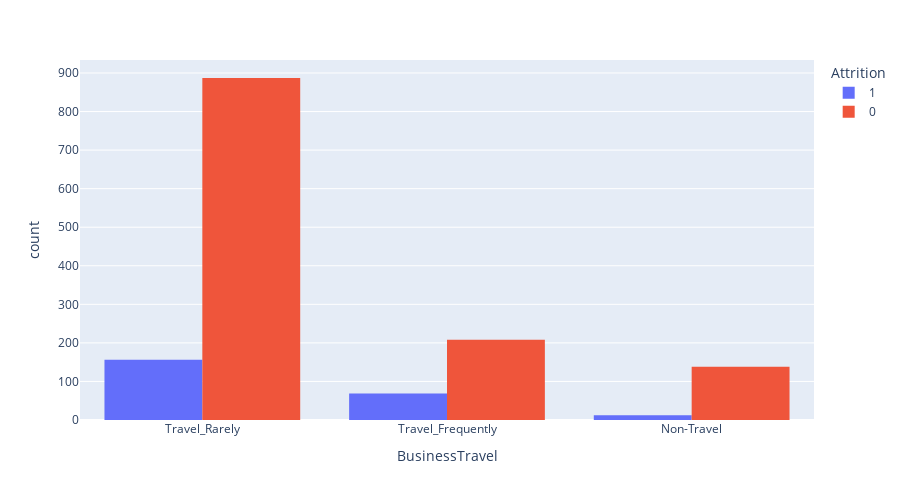

Write notebook code for a chart like this one.
### Markdown cell above
**Most employees remain in the company for 3-9 years with median being 5 years.**

### Code cell
df = px.data.tips()
fig = px.histogram(employee_data, x="BusinessTravel", 
             color='Attrition', barmode='group',
             height=500, width=900)
fig.show()

### Figure 1 — Plotly figure (JSON) as saved in the notebook; plotly's stock layout.template omitted (floating-point values rounded to 4 significant figures; data arrays with more than 128 entries replaced by an {"elided": "..."} marker saying what was removed)
{"data": [{"alignmentgroup": "True", "bingroup": "x", "hovertemplate": "Attrition=1<br>BusinessTravel=%{x}<br>count=%{y}<extra></extra>", "legendgroup": "1", "marker": {"color": "#636efa", "pattern": {"shape": ""}}, "name": "1", "offsetgroup": "1", "orientation": "v", "showlegend": true, "type": "histogram", "x": {"elided": "237 str values"}, "xaxis": "x", "yaxis": "y"}, {"alignmentgroup": "True", "bingroup": "x", "hovertemplate": "Attrition=0<br>BusinessTravel=%{x}<br>count=%{y}<extra></extra>", "legendgroup": "0", "marker": {"color": "#EF553B", "pattern": {"shape": ""}}, "name": "0", "offsetgroup": "0", "orientation": "v", "showlegend": true, "type": "histogram", "x": {"elided": "1233 str values"}, "xaxis": "x", "yaxis": "y"}], "layout": {"barmode": "group", "height": 500, "legend": {"title": {"text": "Attrition"}, "tracegroupgap": 0}, "margin": {"t": 60}, "width": 900, "xaxis": {"anchor": "y", "domain": [0, 1], "title": {"text": "BusinessTravel"}}, "yaxis": {"anchor": "x", "domain": [0, 1], "title": {"text": "count"}}}}
